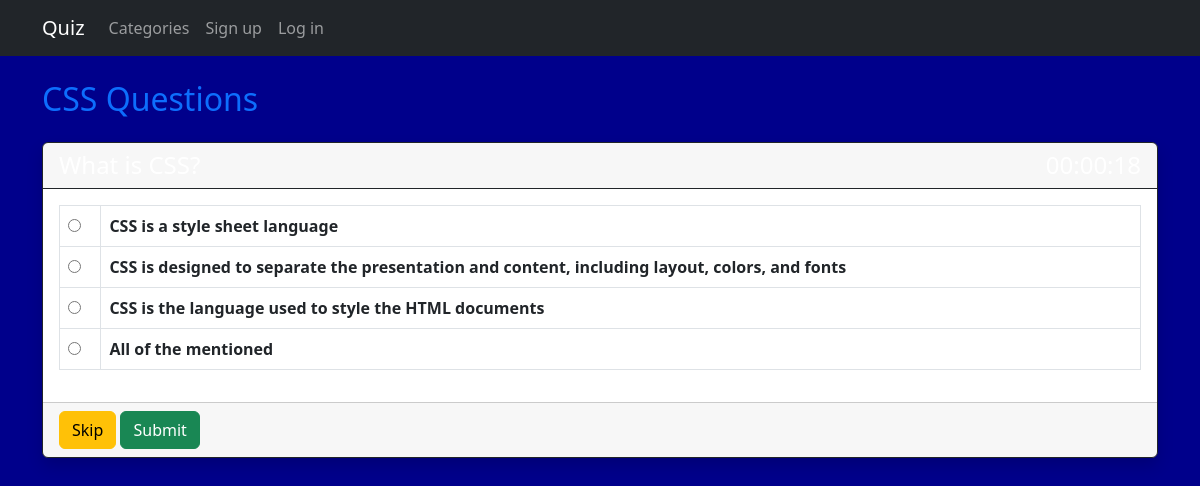
Screenshot of /category-questions/3 (signed in) with the database file from the repository.
### main/models.py (models this page shows, shortened)
class QuizCategory(models.Model):
    title = models.CharField(max_length=100)
    detail = models.TextField()
    image = models.ImageField(upload_to = 'imgs/')
    class Meta:
        verbose_name_plural ='Categories'

class QuizQuestions(models.Model):
    category = models.ForeignKey(QuizCategory,on_delete=models.CASCADE)# on deleting this category question will get deleted as well
    question = models.TextField()
    opt_1 = models.CharField(max_length=100)
    opt_2 = models.CharField(max_length=100)
    opt_3 = models.CharField(max_length=100)
    opt_4 = models.CharField(max_length=100)
    level = models.CharField(max_length=100)
    time_limit = models.IntegerField()
    right_opt = models.CharField(max_length=100)
    class Meta:
        verbose_name_plural = 'Questions'

### main/views.py (the view)
# urls.py: path('category-questions/<int:cat_id>',views.category_questions,name="category_questions"),
@login_required
def category_questions(request,cat_id):
    category = models.QuizCategory.objects.get(id=cat_id)
    questions = models.QuizQuestions.objects.filter(category=category).order_by('id').first()
    return render(request,'category-questions.html',{'question':questions,'category':category})

### main/templates/category-questions.html (shortened to what this page needs)
{% extends 'base.html' %}
{% load static %}
{% block content %}
<h2 class="my-4 "><span class="text-primary">{{category.title}} Questions</span></h2>
<div class="card border-dark shadow">
    <h4 class="card-header border-dark">{{question.question}} <span class="timer float-end"></span></h4>
    <form method="post" action="{% url 'submit_answer' category.id question.id %}">
        <div class="card-body">
            <table class="table table-bordered">
                <tr>
                    <td><input  id="option_1" value="{{question.opt_1}}" type="radio" name="answer"> </td>
                    <th><label for="option_1">{{question.opt_1}}</label></th>
                </tr>
                <tr>
                    <td><input id="option_2" value="{{question.opt_2}}"  type="radio" name="answer"> </td>
                    <th><label for="option_2">{{question.opt_2}}</label></th>
                </tr>
                <tr>
                    <td><input  id="option_3" value="{{question.opt_3}}" type="radio" name="answer"> </td>
                    <th><label for="option_3">{{question.opt_3}}</label></th>
                </tr>
                <tr>
                    <td><input  id="option_4" value="{{question.opt_4}}" type="radio" name="answer"> </td>
                    <th><label for="option_4">{{question.opt_4}}</label></th>
                </tr>
            </table>
        </div>
        <div class="card-footer">
            <input type="submit" name = "skip" value="Skip" class="btn btn-warning skipBtn">
            <input type="submit" name = "submit" value="Submit" class="btn btn-success submitBtn">
        </div>
    </form>
</div>
{% endblock %}

### main/templates/base.html (shortened to what this page needs)
{% load static %}
<!DOCTYPE html>
<html lang="en">
<head>
    <link rel="stylesheet" type = "text/css" href="{% static 'bs5/bootstrap.min.css' %}">
    <nav class="navbar navbar-expand-lg navbar-dark bg-dark">
        <div class="container">
          <a class="navbar-brand" href="/">Quiz</a>
          <div class="collapse navbar-collapse" id="navbarNav">
            <ul class="navbar-nav">
              <li class="nav-item">
                <a class="nav-link" href="{% url 'all_categories' %}">Categories</a>
              </li>
              <li class="nav-item">
                <a class="nav-link" href="{% url 'register'%}">Sign up</a>
              </li>
              <li class="nav-item">
                <a class="nav-link" href="{% url 'login'%}">Log in</a>
              </li>
            </ul>
          </div>
        </div>
      </nav>
      <main class="container my-4">
        {% block content %}
        {% endblock %}
      </main>
</head>
<body style="background-color:DarkBlue; color:white">
</body>

### rows the page displays
QuizCategory: title "CSS"
QuizQuestions: opt_1 "CSS is a style sheet language", opt_2 "CSS is designed to separate the presentation and content, including layout, colors, and fonts", opt_3 "CSS is the language used to style the HTML documents", opt_4 "All of the mentioned"
